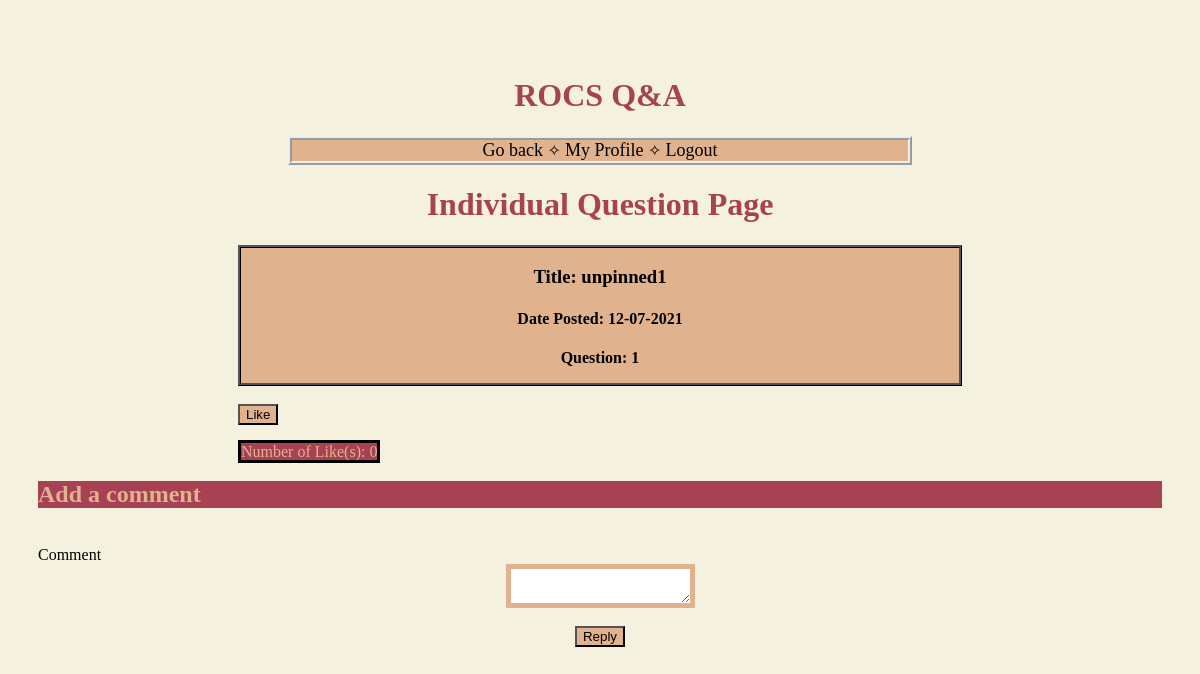
/home/1 (signed in), run on the app's committed database.
### models.py (models this page shows, shortened)
class Question(db.Model):
    question_id = db.Column("question_id", db.Integer, primary_key=True)
    title = db.Column("title", db.String(200))
    text = db.Column("text", db.String(600))
    posted_date = db.Column("posted_date", db.String(50))
    user_id = db.Column(db.Integer, db.ForeignKey("user.user_id"), nullable=False)
    replies = db.relationship("Reply", backref="question", cascade="all, delete-orphan", lazy=True)
    view_count = db.Column("view_count", db.Integer, default=0)
    num_likes = db.Column("Upvotes", db.Integer, db.ForeignKey("user.user_id"), db.ForeignKey("question.question_id"), default=0)
    pinned = db.Column("pinned", db.Boolean)

### flask_app.py (the view)
@app.route('/home/<question_id>', methods=['GET', 'POST'])
def get_question(question_id):
    if session.get('user'):
        my_question = db.session.query(Question).filter_by(question_id=question_id).one()
        my_question.view_count += 1
        if request.method == 'POST':
            my_question.num_likes += 1
        db.session.add(my_question)
        db.session.commit()
        form = ReplyForm()
        return render_template('question.html', question=my_question, form=form, num_likes=my_question.num_likes)
    else:
        return redirect(url_for('login'))

### forms.py
class ReplyForm(FlaskForm):
    class Meta:
        csrf = False
    reply = TextAreaField('Comment',validators=[Length(min=1)])
    submit = SubmitField('Reply')

### templates/question.html (shortened to what this page needs)
<!DOCTYPE html>
    <head>
        <link rel="stylesheet" href="{{ url_for('static', filename='main.css') }}">
    </head>
    <body>
    <h1>ROCS Q&A</h1>
    <nav>
        <a href="{{ url_for('index') }}"> Go back </a>
        &#10023;
        <a href="{{ url_for('get_profile') }}"> My Profile </a>
        &#10023;
        <a href="{{ url_for('logout') }}">Logout</a></nav>
    <h1>Individual Question Page</h1>
    <div id="postInfo">
        <h3><b>Title: {{ question.title }}</b></h3>
        <h4> Date Posted: {{ question.posted_date }}</h4>
        <p><b>Question: {{ question.text }}</b></p>
    </div>
    <br>
     <div class="upvote">
        <form action="{{ url_for('get_question', question_id = question.question_id) }}" method="POST">
        <button type="submit", name="likes", value="{{ question.question_id }}", class="btn btn-primary btn-sm">Like</button>
        <br>
        <p1 id="likes">Number of Like(s): {{ question.num_likes }}</p1>
        </form>
    </div>
        <form action="{{ url_for('new_reply', question_id=question.question_id) }}" method="post">
            <div class="formwrapper">
                <h2 class="title">Add a comment</h2>
                <br>
                    <div class="form-field">
                        {{ form.reply.label }} <br/> {{ form.reply }}
                     </div>
                <br>
                {{ form.submit }}
            </div>
        </form>
    </body>
</html>

### static/main.css (style rules this page uses)
body { padding: 30px 30px; background: #f4f1de; }
h1 { text-align: center; color: #a64253; }
h2 { color: #e1b28e; background: #a64253; }
h3 { text-align: center; }
h4 { text-align: center; }
p { text-align: center; }
textarea { display: block; margin-left: auto; margin-right: auto; border-style: solid; border-color: #e1b28e; border-width: 5px; }
input[type="submit" i] { display: block; margin-left: auto; margin-right: auto; background: #e1b28e; }
a { text-decoration: none; color: #000000; font-size: large; }
nav { text-align: center; background: #e1b28e; margin-left: 250px; margin-right: 250px; border: ridge; border-width: 4px; }
#postInfo { border: #000000; border-style: ridge; background: #e1b28e; margin-left: 200px; margin-right: 200px; }
button { display: block; margin-left: 200px; background: #e1b28e; }
#likes { color: #e1b28e; background: #a64253; margin-left: 200px; border: solid; border-color: #000000; }

### data on the page
Question: title "unpinned1", posted_date "12-07-2021", text "1", num_likes "0"
